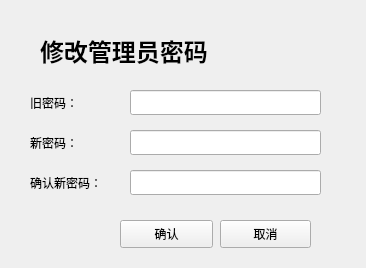
<?xml version="1.0" encoding="UTF-8"?>
<ui version="4.0">
 <class>EditAdminPassDialog</class>
 <widget class="QWidget" name="EditAdminPassDialog">
  <property name="geometry">
   <rect>
    <x>0</x>
    <y>0</y>
    <width>366</width>
    <height>268</height>
   </rect>
  </property>
  <property name="windowTitle">
   <string>验证管理员密码</string>
  </property>
  <widget class="QLabel" name="label">
   <property name="geometry">
    <rect>
     <x>40</x>
     <y>20</y>
     <width>241</width>
     <height>61</height>
    </rect>
   </property>
   <property name="text">
    <string>&lt;html&gt;&lt;head/&gt;&lt;body&gt;&lt;h1 style=&quot; margin-top:18px; margin-bottom:12px; margin-left:0px; margin-right:0px; -qt-block-indent:0; text-indent:0px;&quot;&gt;&lt;span style=&quot; font-size:xx-large; font-weight:600;&quot;&gt;修改管理员密码&lt;/span&gt;&lt;/h1&gt;&lt;/body&gt;&lt;/html&gt;</string>
   </property>
  </widget>
  <widget class="QLabel" name="label_3">
   <property name="geometry">
    <rect>
     <x>30</x>
     <y>170</y>
     <width>91</width>
     <height>25</height>
    </rect>
   </property>
   <property name="text">
    <string>确认新密码：</string>
   </property>
  </widget>
  <widget class="QLineEdit" name="newPass2Edit">
   <property name="geometry">
    <rect>
     <x>130</x>
     <y>170</y>
     <width>191</width>
     <height>25</height>
    </rect>
   </property>
  </widget>
  <widget class="QPushButton" name="okBtn">
   <property name="geometry">
    <rect>
     <x>120</x>
     <y>220</y>
     <width>93</width>
     <height>28</height>
    </rect>
   </property>
   <property name="text">
    <string>确认</string>
   </property>
  </widget>
  <widget class="QPushButton" name="cancelBtn">
   <property name="geometry">
    <rect>
     <x>220</x>
     <y>220</y>
     <width>91</width>
     <height>28</height>
    </rect>
   </property>
   <property name="text">
    <string>取消</string>
   </property>
  </widget>
  <widget class="QLabel" name="label_4">
   <property name="geometry">
    <rect>
     <x>30</x>
     <y>130</y>
     <width>72</width>
     <height>25</height>
    </rect>
   </property>
   <property name="text">
    <string>新密码：</string>
   </property>
  </widget>
  <widget class="QLineEdit" name="newPassEdit">
   <property name="geometry">
    <rect>
     <x>130</x>
     <y>130</y>
     <width>191</width>
     <height>25</height>
    </rect>
   </property>
  </widget>
  <widget class="QLineEdit" name="oldPassEdit">
   <property name="geometry">
    <rect>
     <x>130</x>
     <y>90</y>
     <width>191</width>
     <height>25</height>
    </rect>
   </property>
  </widget>
  <widget class="QLabel" name="label_5">
   <property name="geometry">
    <rect>
     <x>30</x>
     <y>90</y>
     <width>72</width>
     <height>25</height>
    </rect>
   </property>
   <property name="text">
    <string>旧密码：</string>
   </property>
  </widget>
 </widget>
 <resources/>
 <connections/>
</ui>
